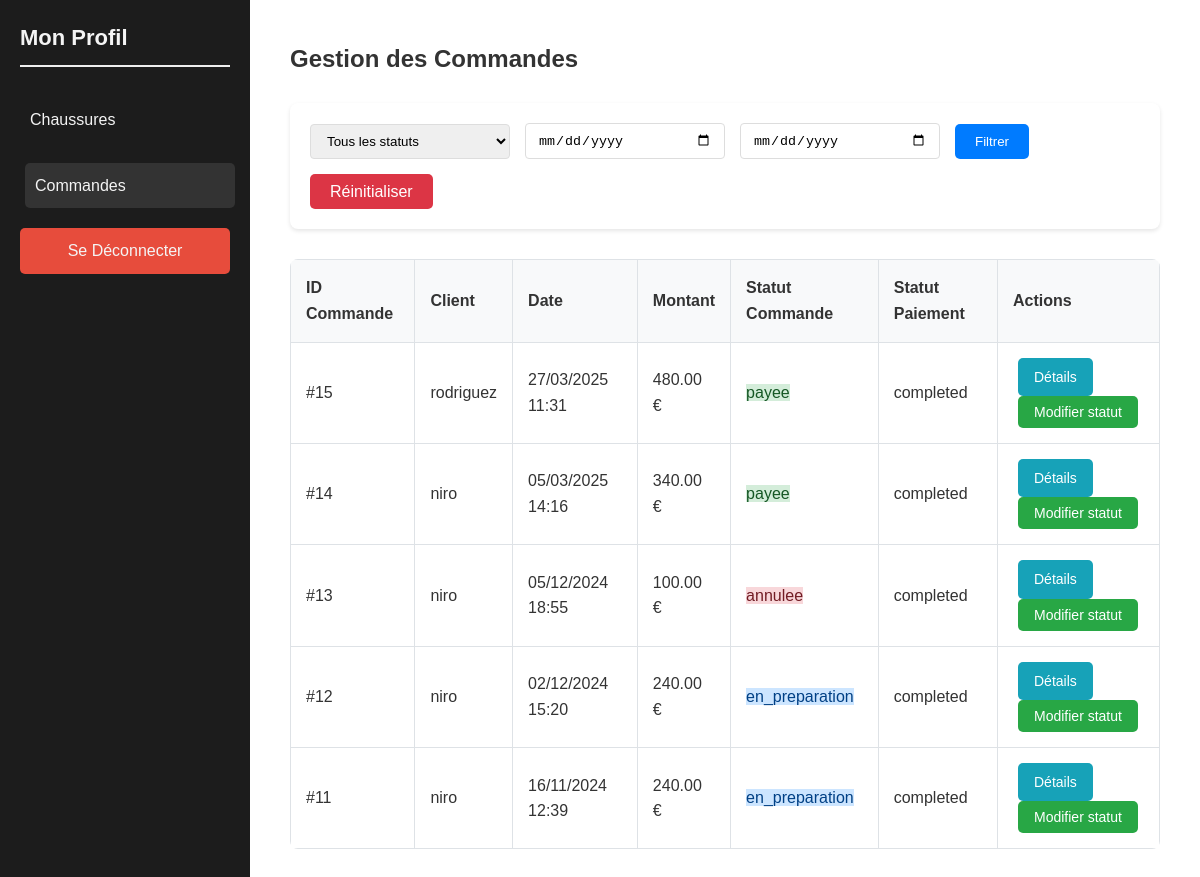
The page /commande/commandes.php on the database its author committed.
### tables this page shows
CREATE TABLE `paiement` (
  `id` int(11) NOT NULL,
  `user_id` int(11) NOT NULL,
  `commande_id` int(11) NOT NULL,
  `mode_paiement` varchar(50) NOT NULL,
  `montant` decimal(10,2) NOT NULL,
  `date_paiement` datetime NOT NULL DEFAULT current_timestamp(),
  `statut_paiement` varchar(50) NOT NULL,
  `transaction_id` varchar(255) NOT NULL
);

CREATE TABLE `commande` (
  `id` int(11) NOT NULL,
  `user_id` int(11) NOT NULL,
  `montant_total` decimal(10,2) NOT NULL,
  `commandee_le` timestamp NOT NULL DEFAULT current_timestamp(),
  `statut` varchar(50) NOT NULL DEFAULT 'en attente'
);

CREATE TABLE `user` (
  `id` int(11) NOT NULL,
  `nom` varchar(100) NOT NULL,
  `email` varchar(100) NOT NULL,
  `password` varchar(255) NOT NULL,
  `created_at` timestamp NOT NULL DEFAULT current_timestamp(),
  `role` enum('client','admin','employe') DEFAULT 'client',
  `secret` varchar(32) DEFAULT NULL,
  `reset_token_hash` varchar(64) DEFAULT NULL,
  `reset_token_expires_at` datetime DEFAULT NULL,
  `password_changed` tinyint(1) DEFAULT 0
);

### commande/gestionCommandes.php (called while the page is built, shortened)
<?php
function getAllCommandes($filters = [])
{
	$conn = connectsDB();
	$sql = "SELECT c.*, u.nom as nom_client, p.statut_paiement
            FROM commande c
            LEFT JOIN user u ON c.user_id = u.id
            LEFT JOIN paiement p ON c.id = p.commande_id
            WHERE 1=1";
	$params = [];
	$sql .= " ORDER BY c.commandee_le DESC";
	$stmt = $conn->prepare($sql);
	$stmt->execute($params);
	return $stmt->fetchAll(PDO::FETCH_ASSOC);
}

### commande/commandes.php (the view, shortened to what this page needs)
<?php
require_once("gestionCommandes.php");
$filters = [];
$commandes = getAllCommandes($filters);
?>
<!DOCTYPE html>
<html lang="fr">
<head>
	<link rel="stylesheet" href="../css/commandes.css">
</head>
<body>
	<div class="container">
		<div class="sidebar">
			<h2>Mon Profil</h2>
			<ul>
				<li><a href="../admin/dashboard.php">Chaussures</a></li>
				<li><a class="active" href="commandes.php" class="active">Commandes</a></li>
				<li><a href="../config/logout.php" class="logout-btn">Se Déconnecter</a></li>
			</ul>
		</div>
		<div class="main-content">
			<h1>Gestion des Commandes</h1>
			<div class="filters">
				<form method="GET" action="">
					<select name="status">
						<option value="">Tous les statuts</option>
					</select>
					<input type="date" name="date_debut" value="<?php echo isset($filters['date_debut']) ? $filters['date_debut'] : ''; ?>" placeholder="Date début">
					<input type="date" name="date_fin" value="<?php echo isset($filters['date_fin']) ? $filters['date_fin'] : ''; ?>" placeholder="Date fin">
					<button type="submit">Filtrer</button>
					<a href="commandes.php" class="reset-btn">Réinitialiser</a>
				</form>
			</div>
			<div class="commandes-list">
				<table>
					<thead>
						<tr>
							<th>ID Commande</th>
							<th>Client</th>
							<th>Date</th>
							<th>Montant</th>
							<th>Statut Commande</th>
							<th>Statut Paiement</th>
							<th>Actions</th>
						</tr>
					</thead>
					<tbody>
						<?php if (empty($commandes)): ?>
							<tr>
								<td colspan="7" class="text-center">Aucune commande trouvée</td>
							</tr>
						<?php else: ?>
							<?php foreach ($commandes as $commande): ?>
								<tr>
									<td>#<?php echo htmlspecialchars($commande['id']); ?></td>
									<td><?php echo htmlspecialchars($commande['nom_client']); ?></td>
									<td><?php echo date('d/m/Y H:i', strtotime($commande['commandee_le'])); ?></td>
									<td><?php echo number_format($commande['montant_total'], 2); ?> €</td>
									<td>
										<span class="statut-<?php echo htmlspecialchars($commande['statut']); ?>">
											<?php echo htmlspecialchars($commande['statut']); ?>
										</span>
									</td>
									<td>
										<span class="statut-paiement-<?php echo htmlspecialchars($commande['statut_paiement']); ?>">
											<?php echo htmlspecialchars($commande['statut_paiement']); ?>
										</span>
									</td>
									<td>
										<a href="detailCommande.php?id=<?php echo $commande['id']; ?>"
											class="btn-detail">Détails</a>
										<button onclick="updateStatus(<?php echo $commande['id']; ?>, '<?php echo $commande['statut']; ?>')"
											class="btn-update">Modifier statut</button>
									</td>
								</tr>
							<?php endforeach; ?>
						<?php endif; ?>
					</tbody>
				</table>
			</div>
		</div>
	</div>
</body>
</html>

### css/commandes.css (style rules this page uses)
* { margin: 0; padding: 0; box-sizing: border-box; }
body { font-family: 'Arial', sans-serif; background-color: #f4f4f4; color: #333; line-height: 1.6; margin: 0; }
.container { display: flex; min-height: 100vh; width: 100%; }
.sidebar { width: 250px; background-color: #1c1c1c; padding: 20px; color: white; height: 100%; position: fixed; }
.sidebar h2 { margin-bottom: 30px; font-size: 22px; color: #f4f4f4; }
.sidebar ul { list-style: none; padding: 0; }
.sidebar ul li { margin-bottom: 20px; }
.sidebar ul li a { color: #f4f4f4; text-decoration: none; font-size: 16px; padding: 10px; display: block; border-radius: 5px; transition: background-color 0.3s ease; }
.logout-btn { background-color: #e74c3c; color: white; padding: 10px 20px; border-radius: 5px; text-align: center; transition: background-color 0.3s ease; }
.main-content { flex: 1; padding: 40px; margin-left: 250px; background-color: white; }
h1 { font-size: 24px; margin-bottom: 25px; color: #333; }
h2 { font-size: 20px; margin-bottom: 20px; color: #444; border-bottom: 2px solid #eee; padding-bottom: 10px; }
.statut-payee { background: #d4edda; color: #155724; }
.statut-en_preparation { background: #cce5ff; color: #004085; }
.statut-annulee { background: #f8d7da; color: #721c24; }
.btn-update { background: #28a745; color: white; border: none; padding: 10px 20px; border-radius: 5px; cursor: pointer; transition: all 0.3s ease; }
.commandes-list { background: white; border-radius: 8px; overflow: hidden; margin-top: 20px; }
.commandes-list table { width: 100%; border-collapse: collapse; min-width: 800px; }
.commandes-list th, .commandes-list td { padding: 15px; border: 1px solid #dee2e6; text-align: left; }
.commandes-list th { background: #f8f9fa; font-weight: 600; color: #333; }
.filters { background: white; padding: 20px; border-radius: 8px; box-shadow: 0 2px 4px rgba(0, 0, 0, 0.1); margin-bottom: 30px; }
.filters form { display: flex; gap: 15px; flex-wrap: wrap; align-items: center; }
.filters select, .filters input { padding: 8px 12px; border: 1px solid #ddd; border-radius: 4px; min-width: 200px; }
.filters button { padding: 8px 16px; border: none; border-radius: 4px; cursor: pointer; transition: all 0.3s ease; }
.filters .reset-btn { background: #dc3545; color: white; }
.btn, .btn-detail, .btn-update, .btn-edit, .btn-delete, .delete-btn, .edit-btn, .detail-btn { display: inline-block; padding: 8px 16px; margin: 0 5px; border-radius: 5px; cursor: pointer; font-size: 14px; text-decoration: none; border: none; transition: all 0.3s ease; text-align: center; }
.reset-btn { background-color:red; color: white; padding: 5px 20px; border: none; border-radius: 5px; cursor: pointer; transition: all 0.3s ease; text-decoration: none; }
.btn-detail, .detail-btn { background-color: #17a2b8; color: white; }
.btn-update { background-color: #28a745; color: white; }
form button[type="submit"] { background-color: #007bff; color: white; padding: 10px 20px; border: none; border-radius: 5px; cursor: pointer; transition: all 0.3s ease; }
.filters button { background-color: #007bff; color: white; padding: 8px 16px; border: none; border-radius: 4px; cursor: pointer; transition: all 0.3s ease; }
.filters .reset-btn { background-color: #dc3545; color: white; }
.sidebar ul li a:hover, .sidebar ul li a.active { background-color: #333; transform: translateX(5px); }

### rows shown on the page
paiement: commande "15", user.nom "rodriguez", commande.commandee_le "27/03/2025 11:31", commande.montant_total "480.00", commande.statut "payee", statut_paiement "completed"
paiement: commande "14", user.nom "niro", commande.commandee_le "05/03/2025 14:16", commande.montant_total "340.00", commande.statut "payee", statut_paiement "completed"
paiement: commande "13", user.nom "niro", commande.commandee_le "05/12/2024 18:55", commande.montant_total "100.00", commande.statut "annulee", statut_paiement "completed"
paiement: commande "12", user.nom "niro", commande.commandee_le "02/12/2024 15:20", commande.montant_total "240.00", commande.statut "en_preparation", statut_paiement "completed"
paiement: commande "11", user.nom "niro", commande.commandee_le "16/11/2024 12:39", commande.montant_total "240.00", commande.statut "en_preparation", statut_paiement "completed"
